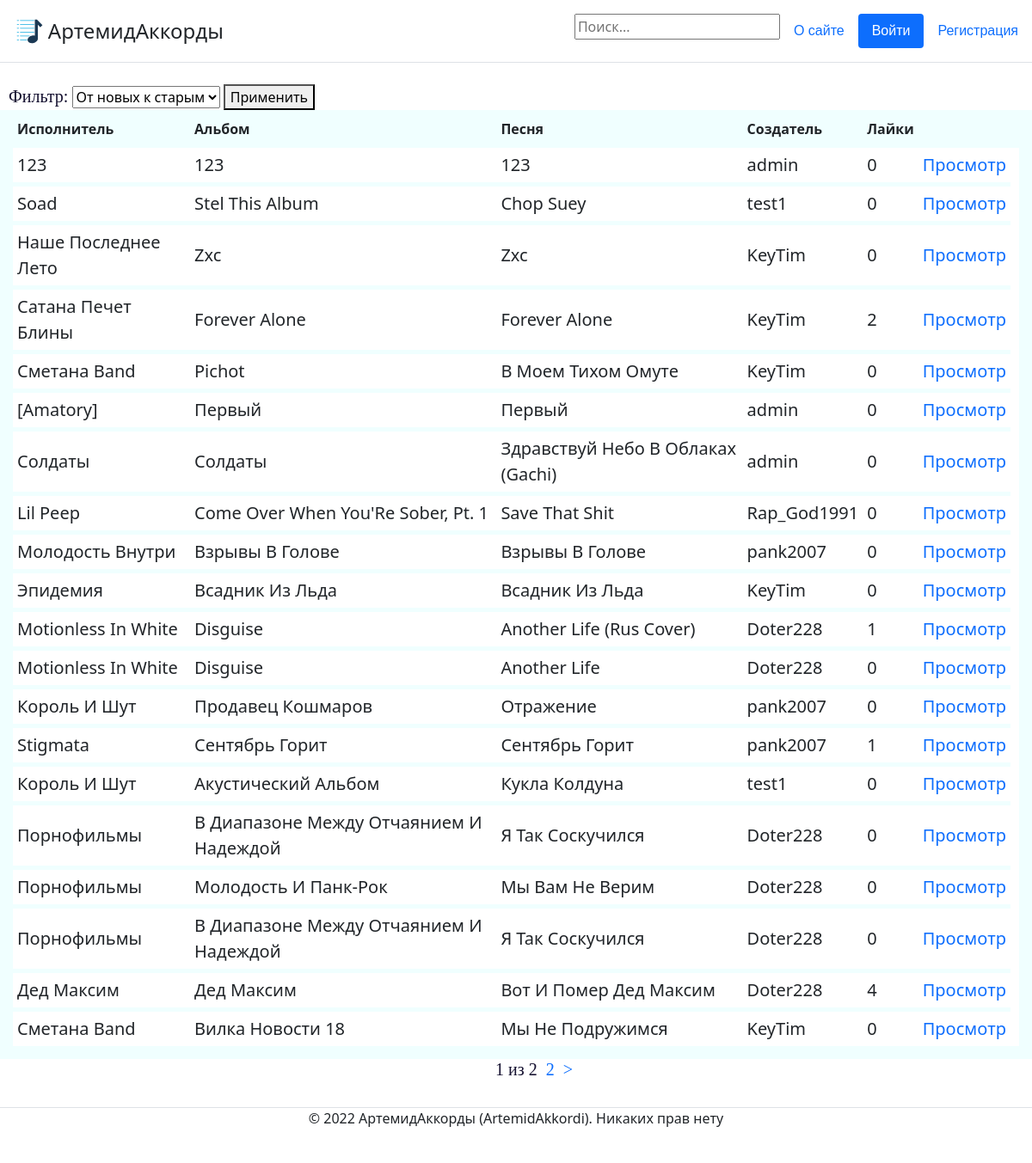
Before: /home?filter=new_old with the older database file.
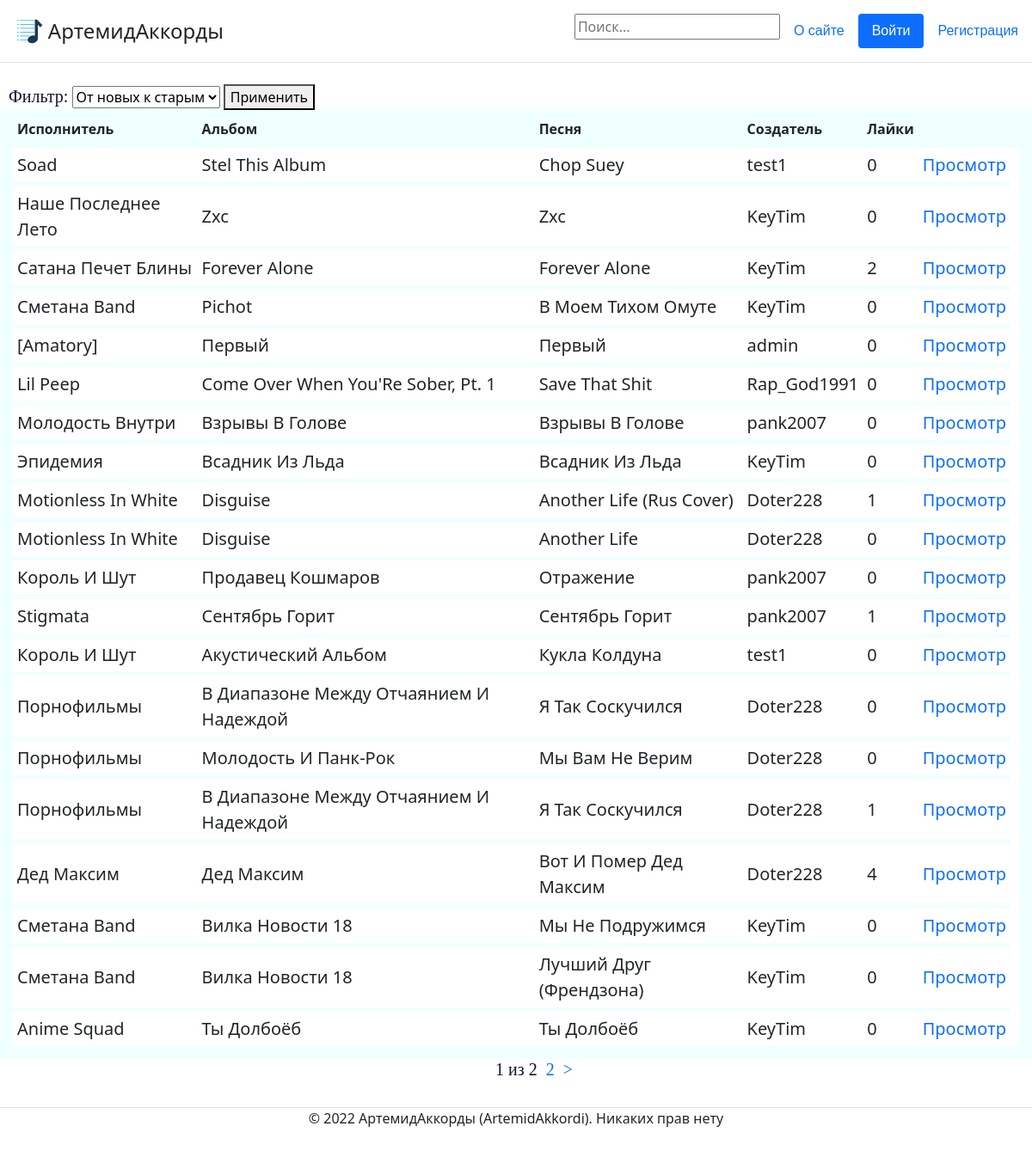
After: the same page with the newer database file.
### mainapp/models.py (models this page shows, shortened)
class ContentWithChords(models.Model):
    song = models.ForeignKey('Song', on_delete=models.CASCADE, help_text="Выберите песню", verbose_name='Песня', null=False)
    creator = models.ForeignKey(User, on_delete=models.CASCADE, verbose_name='Создатель', null=False)
    content = models.TextField(help_text='Введите содержание (текст песни с расставленными аккордами', verbose_name='Содержание', null=False)
    chords = models.ManyToManyField('Chord', help_text='Выберите какие аккорды есть в вашем содержании (например Am, C, F).', verbose_name='Аккорды')
    likes = models.IntegerField(default=0, help_text="Введите кол-во лайков", verbose_name="Лайки")
    objects = models.Manager()
    """def get_absolute_url(self):
        return reverse('content', args[str(self.id)])"""

class Song(models.Model):
    title = models.CharField(max_length=250, help_text='Введите название песни', verbose_name="Название песни", null=False)
    album = models.ForeignKey('Album', on_delete=models.CASCADE, help_text='Выберите альбом', verbose_name='Альбом', null=False)
    objects = models.Manager()
    def __str__(self):
        return self.title

class Album(models.Model):
    title = models.CharField(max_length=250, help_text='Введите название альбома', verbose_name="Название альбома", null=False)
    singer = models.ForeignKey('Singer', on_delete=models.CASCADE, help_text='Выберите исполнителя', verbose_name='Исполнитель', null=False)
    objects = models.Manager()
    def __str__(self):
        return self.title

class Singer(models.Model):
    name = models.CharField(max_length=250, help_text='Введите название исполнителя', verbose_name='Исполнитель', null=False)
    objects = models.Manager() #служебное поле для доступа к объектам в базе данных
    def __str__(self):
        return self.name

### mainapp/views.py (the view)
# urls.py: 2. Add a URL to urlpatterns:  path('', views.home, name='home')
def home(request):
    selected_filter = request.GET.get('filter')
    if selected_filter == None:
        return HttpResponseRedirect("/")
    if selected_filter == "new_old":  # от новых к старым
        songs = ContentWithChords.objects.all().order_by('-id')
    elif selected_filter == "old_new":  # от старых к новым
        songs = ContentWithChords.objects.all()
    else:  # по лайкам
        songs = ContentWithChords.objects.all().order_by('-likes')
    paginator = Paginator(songs, 20) #мы говорим пагинатору: бери отсюда например по три штучки
    page_number = request.GET.get('page') #после чего получаем из url номер страницы (номера он тоже делает сам в зависимости от кол-ва кучек)
    page_obj = paginator.get_page(page_number) #и на основе номера страницы пагинатор решает какую именно кучку песен надо показать
    flag_moder = check_moder(request)
    return render(request, 'mainapp/index.html', {"moder":flag_moder, 'page_obj': page_obj, 'selected_filter': selected_filter})

### mainapp/views.py (called while the page is built)
def check_moder(request):
    flag_moder = False
    if User.objects.filter(pk=request.user.id, groups__name='Moderator').exists() or User.objects.filter(pk=request.user.id, groups__name='Admin').exists():
        flag_moder = True
    return flag_moder

### templates/mainapp/index.html (shortened to what this page needs)
{% extends 'mainapp/base.html' %}
{% block site_content %}
{% load static %}
<link href= '{% static "css/index.css" %}' rel="stylesheet" >
    {% if result == null and user_songs == null and user_favourites == null %}
     <form action="{% url 'home' %}" method="get">
         <label for="filter">Фильтр:</label>
        <select name='filter' id="filter">
            {% if selected_filter == 'new_old' %}
                <option value='new_old' selected>От новых к старым</option>
            {% elif selected_filter == 'old_new' %}
                <option value='new_old'>От новых к старым</option>
                <option value='old_new' selected>От старых к новым</option>
                <option value='likes'>По лайкам</option>
            {% else %}
                <option value='new_old'>От новых к старым</option>
                <option value='old_new'>От старых к новым</option>
                <option value='likes' selected>По лайкам</option>
            {% endif %}
        </select>
         <button type="submit">Применить</button>
    </form>
<div class="main_table">
    <table>
            <tr><th>Исполнитель</th><th>Альбом</th><th>Песня</th><th>Создатель</th><th>Лайки</th><th></th><th></th></tr>
            {% for song in page_obj %}
            <tr>
                <td>{{ song.song.album.singer }}</td>
                <td>{{ song.song.album }}</td>
                <td>{{ song.song }}</td>
                <td>{{ song.creator }}</td>
                <td>{{ song.likes }}</td>
                <td><a href="/content/{{song.id}}">Просмотр</a></td>
            </tr>
            {% endfor %}
        {% endif %}
    </table>
</div>
    <nav class="list-pages">
        <ul>
            <div class="d-flex justify-content-center">
            {% for p in page_obj.paginator.page_range %}
                {% if page_obj.number == p %}
                    <h5>{{ p }} из {{ page_obj.paginator.num_pages }}</h5>
                {% elif p >= page_obj.number|add:-2 and p <= page_obj.number|add:2 %}
                    <h5><a href="?page={{ p }}&filter={{selected_filter}}">{{ p }}</a></h5>
                {% endif %}
            {% endfor %}
            {% if page_obj.has_next %}
                <h5><a href="?page={{ page_obj.next_page_number }}&filter={{selected_filter}}">&gt</a></h5>
            {% endif %}
            </div>
        </ul>
    </nav>
{% endblock %}

Changed rows visible on the page:
removed ContentWithChords: song.album.singer "123", song.album "123", song "123", creator "admin", likes "0"
removed ContentWithChords: song.album.singer "Солдаты", song.album "Солдаты", song "Здравствуй Небо В Облаках (Gachi)", creator "admin", likes "0"
changed ContentWithChords (number 16 of 20 on the later page): likes "0" → "1"
now on this page (row unchanged): ContentWithChords: song.album.singer "Сметана Band", song.album "Вилка Новости 18", song "Лучший Друг (Френдзона)", creator "KeyTim", likes "0"
now on this page (row unchanged): ContentWithChords: song.album.singer "Anime Squad", song.album "Ты Долбоёб", song "Ты Долбоёб", creator "KeyTim", likes "0"
